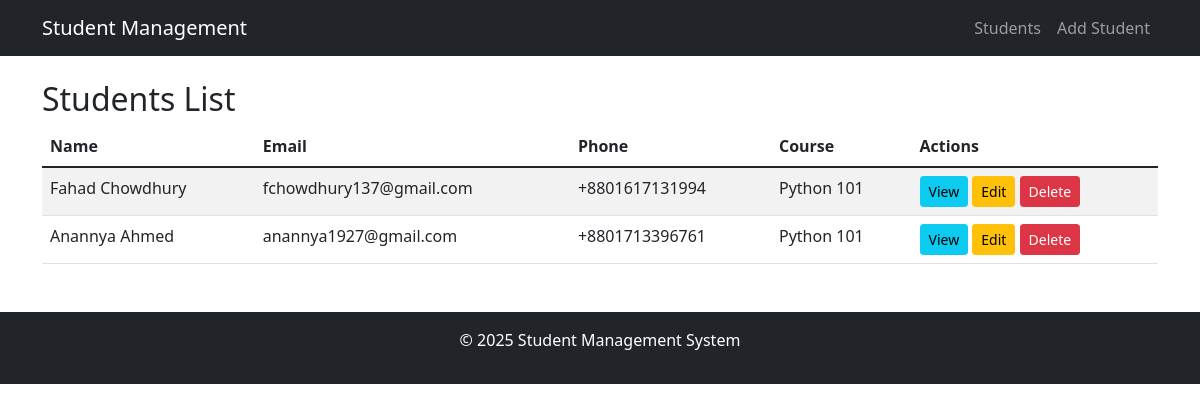
/students/, run on an earlier commit of the app's database.
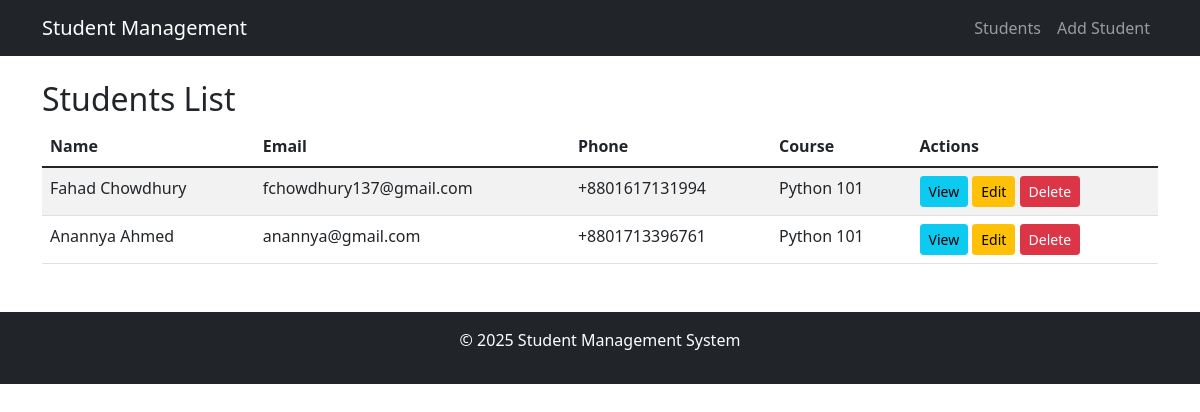
And on a later commit of the database.
### students/models.py (models this page shows, shortened)
class Student(models.Model):
    name = models.CharField(max_length=100)
    email = models.EmailField(unique=True)
    phone_regex = RegexValidator(
        regex=r'^\+?1?\d{9,15}$',
        message="Phone number must be entered in the format: '+999999999'. Up to 15 digits allowed."
    )
    phone_number = models.CharField(
        validators=[phone_regex],
        max_length=17,
        blank=False
    )
    course = models.CharField(max_length=100)

### students/views.py (the view)
# urls.py: path('', StudentListView.as_view(), name='student_list'),
class StudentListView(ListView):
    model = Student
    template_name = 'students/student_list.html'
    context_object_name = 'students'

### students/templates/students/student_list.html (shortened to what this page needs)
{% extends 'base.html' %}
{% block content %}
<h2>Students List</h2>
<table class="table table-striped">
    <thead>
        <tr>
            <th>Name</th>
            <th>Email</th>
            <th>Phone</th>
            <th>Course</th>
            <th>Actions</th>
        </tr>
    </thead>
    <tbody>
        {% for student in students %}
        <tr>
            <td>{{ student.name }}</td>
            <td>{{ student.email }}</td>
            <td>{{ student.phone_number }}</td>
            <td>{{ student.course }}</td>
            <td>
                <a href="{% url 'student_detail' student.pk %}" class="btn btn-info btn-sm">View</a>
                <a href="{% url 'student_update' student.pk %}" class="btn btn-warning btn-sm">Edit</a>
                <a href="{% url 'student_delete' student.pk %}" class="btn btn-danger btn-sm">Delete</a>
            </td>
        </tr>
        {% empty %}
        <tr>
            <td colspan="5">No students found.</td>
        </tr>
        {% endfor %}
    </tbody>
</table>
{% endblock %}

### students/templates/base.html (shortened to what this page needs)
<!DOCTYPE html>
<html lang="en">
<head>
    <link href="https://cdn.jsdelivr.net/npm/bootstrap@5.1.3/dist/css/bootstrap.min.css" rel="stylesheet">
</head>
<body>
    <nav class="navbar navbar-expand-lg navbar-dark bg-dark">
        <div class="container">
            <a class="navbar-brand" href="{% url 'student_list' %}">Student Management</a>
            <div class="navbar-nav">
                <a class="nav-link" href="{% url 'student_list' %}">Students</a>
                <a class="nav-link" href="{% url 'student_add' %}">Add Student</a>
            </div>
        </div>
    </nav>
    <div class="container mt-4">
        {% block content %}{% endblock %}
    </div>
    <footer class="bg-dark text-white text-center p-3 mt-5">
        <div class="container">
            <p>&copy; 2025 Student Management System</p>
        </div>
    </footer>
</body>
</html>

What changed in the data, as far as the page shows it:
changed Student "Anannya Ahmed": email "anannya1927@gmail.com" → "anannya@gmail.com"
